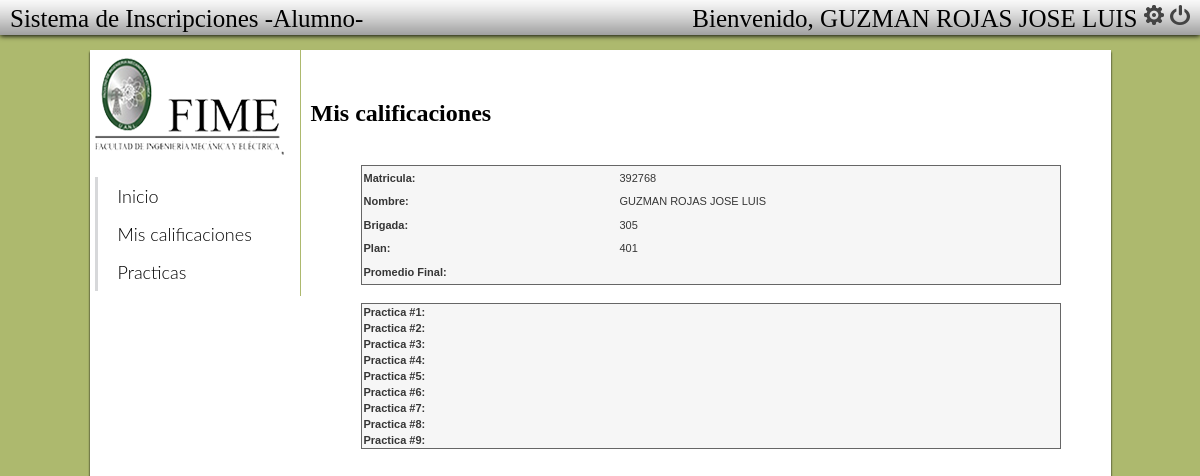
/alumno/alumno_calificaciones.php (signed in), run on the app's committed database.
### tables this page shows
CREATE TABLE IF NOT EXISTS `alumno` (
  `matricula` int(11) NOT NULL,
  `nombre` varchar(100) NOT NULL,
  `plan` int(11) DEFAULT NULL,
  `pass` varchar(45) NOT NULL,
  `email` varchar(100) DEFAULT NULL,
  `privilegios` varchar(45) DEFAULT NULL,
  `brigada` int(11) DEFAULT NULL,
  `brigadaP` int(11) DEFAULT NULL,
  `status` tinyint(1) NOT NULL,
  PRIMARY KEY (`matricula`),
  UNIQUE KEY `matricula_UNIQUE` (`matricula`)
);

### lib/lib.php (called while the page is built, shortened)
<?php
function select_calif($alumno){
		$sql = "SELECT calificaciones.* , alumno.* FROM alumno INNER JOIN calificaciones ON calificaciones.matricula = alumno.matricula WHERE
	calificaciones.matricula = '$alumno' ";
	$result = mysql_query($sql);
	$calif = null;
	while($row = mysql_fetch_object($result)){
		$calif = $row;
	}
	return $calif;
}
?>

### view/view.php (the view, shortened to what this page needs)
<?php
require_once("../lib/lib.php");
	echo"<tr><th>Disponible:</th><td>Si<input type='radio' checked='true' name='disp' value='1'>No<input type='radio' name='disp' value='0'></td></tr>";?>
	<?php
function mis_calificaciones($alumn){
	$alumno = select_calif($alumn);
	echo "<table>";
	echo "<tr><th>Matricula:</th><td>".$alumno->matricula."</td>";
	echo "<tr><th>Nombre:</th><td>".$alumno->nombre."</td>";
	echo "<tr><th>Brigada:</th><td>".$alumno->brigada."</td>";
	echo "<tr><th>Plan:</th><td>".$alumno->plan."</td>";
	echo "<tr><th>Promedio Final:</th><td>".$alumno->promedioF."</td>";
	echo "</table>";
	echo "<br />";
	echo "<table>";
	echo "<form action='../update/calificar.php' method='POST'>";
	echo "<tr><th>Practica #1:</th><td>".$alumno->cal1."</td></tr>";
	echo "<tr><th>Practica #2:</th><td>".$alumno->cal2."</td></tr>";
	echo "<tr><th>Practica #3:</th><td>".$alumno->cal3."</td></tr>";
	echo "<tr><th>Practica #4:</th><td>".$alumno->cal4."</td></tr>";
	echo "<tr><th>Practica #5:</th><td>".$alumno->cal5."</td></tr>";
	echo "<tr><th>Practica #6:</th><td>".$alumno->cal6."</td></tr>";
	echo "<tr><th>Practica #7:</th><td>".$alumno->cal7."</td></tr>";
	echo "<tr><th>Practica #8:</th><td>".$alumno->cal8."</td></tr>";
	echo "<tr><th>Practica #9:</th><td>".$alumno->cal9."</td></tr>";
	echo "</table>";
}
?>

### alumno/css/adminIndex.css (style rules this page uses)
body { background: #ADB96E; }
#contenido table { margin: 0 auto; height: 120px; overflow:scroll; }
table { width: 700px; border-collapse: collapse; border: 1px solid #666666; font: normal 11px verdana, arial, helvetica, sans-serif; color: #363636; background: #f6f6f6; text-align:left; }
table th, td { height:10px; }
tbody th, tbody td { padding:2px; }

### data on the page
alumno: matricula "392768", nombre "GUZMAN ROJAS JOSE LUIS", brigada "305", plan "401"

### other printed values
$usuario->nombre "GUZMAN ROJAS JOSE LUIS"
